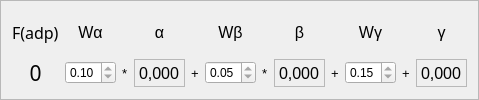
            <widget class="QFrame" name="frame_55">
             <property name="frameShape">
              <enum>QFrame::StyledPanel</enum>
             </property>
             <property name="frameShadow">
              <enum>QFrame::Raised</enum>
             </property>
             <layout class="QGridLayout" name="gridLayout_45">
              <item row="1" column="6">
               <widget class="QLabel" name="label_96">
                <property name="font">
                 <font>
                  <pointsize>10</pointsize>
                 </font>
                </property>
                <property name="text">
                 <string>*</string>
                </property>
               </widget>
              </item>
              <item row="1" column="5">
               <widget class="QDoubleSpinBox" name="betaWeight_doubleSpinBox_2">
                <property name="frame">
                 <bool>true</bool>
                </property>
                <property name="readOnly">
                 <bool>true</bool>
                </property>
                <property name="maximum">
                 <double>1.000000000000000</double>
                </property>
                <property name="singleStep">
                 <double>0.010000000000000</double>
                </property>
                <property name="value">
                 <double>0.050000000000000</double>
                </property>
               </widget>
              </item>
              <item row="1" column="1">
               <widget class="QDoubleSpinBox" name="alfaWeight_doubleSpinBox_2">
                <property name="readOnly">
                 <bool>true</bool>
                </property>
                <property name="maximum">
                 <double>1.000000000000000</double>
                </property>
                <property name="singleStep">
                 <double>0.010000000000000</double>
                </property>
                <property name="value">
                 <double>0.100000000000000</double>
                </property>
               </widget>
              </item>
              <item row="1" column="2">
               <widget class="QLabel" name="label_93">
                <property name="font">
                 <font>
                  <pointsize>10</pointsize>
                 </font>
                </property>
                <property name="text">
                 <string>*</string>
                </property>
               </widget>
              </item>
              <item row="0" column="10">
               <widget class="QLabel" name="label_91">
                <property name="font">
                 <font>
                  <pointsize>12</pointsize>
                 </font>
                </property>
                <property name="text">
                 <string>Wγ</string>
                </property>
                <property name="alignment">
                 <set>Qt::AlignCenter</set>
                </property>
               </widget>
              </item>
              <item row="0" column="7">
               <widget class="QLabel" name="label_87">
                <property name="font">
                 <font>
                  <pointsize>12</pointsize>
                 </font>
                </property>
                <property name="text">
                 <string>β</string>
                </property>
                <property name="alignment">
                 <set>Qt::AlignCenter</set>
                </property>
               </widget>
              </item>
              <item row="1" column="3">
               <widget class="QLabel" name="label_89">
                <property name="minimumSize">
                 <size>
                  <width>51</width>
                  <height>28</height>
                 </size>
                </property>
                <property name="maximumSize">
                 <size>
                  <width>51</width>
                  <height>28</height>
                 </size>
                </property>
                <property name="font">
                 <font>
                  <family>Ubuntu</family>
                  <pointsize>12</pointsize>
                 </font>
                </property>
                <property name="frameShape">
                 <enum>QFrame::StyledPanel</enum>
                </property>
                <property name="text">
                 <string>0,000</string>
                </property>
               </widget>
              </item>
              <item row="0" column="3">
               <widget class="QLabel" name="label_94">
                <property name="font">
                 <font>
                  <pointsize>12</pointsize>
                 </font>
                </property>
                <property name="text">
                 <string>α</string>
                </property>
                <property name="alignment">
                 <set>Qt::AlignCenter</set>
                </property>
               </widget>
              </item>
              <item row="1" column="8">
               <widget class="QLabel" name="label_97">
                <property name="font">
                 <font>
                  <pointsize>10</pointsize>
                 </font>
                </property>
                <property name="text">
                 <string>+</string>
                </property>
               </widget>
              </item>
              <item row="0" column="5">
               <widget class="QLabel" name="label_85">
                <property name="font">
                 <font>
                  <pointsize>12</pointsize>
                 </font>
                </property>
                <property name="text">
                 <string>Wβ</string>
                </property>
                <property name="alignment">
                 <set>Qt::AlignCenter</set>
                </property>
               </widget>
              </item>
              <item row="1" column="10">
               <widget class="QDoubleSpinBox" name="gamaWeight_doubleSpinBox_2">
                <property name="readOnly">
                 <bool>true</bool>
                </property>
                <property name="maximum">
                 <double>1.000000000000000</double>
                </property>
                <property name="singleStep">
                 <double>0.000000000000000</double>
                </property>
                <property name="value">
                 <double>0.150000000000000</double>
                </property>
               </widget>
              </item>
              <item row="1" column="0">
               <widget class="QLabel" name="run_fadp_result">
                <property name="font">
                 <font>
                  <family>Abyssinica SIL</family>
                  <pointsize>16</pointsize>
                 </font>
                </property>
                <property name="text">
                 <string>0</string>
                </property>
                <property name="alignment">
                 <set>Qt::AlignCenter</set>
                </property>
               </widget>
              </item>
              <item row="1" column="7">
               <widget class="QLabel" name="label_95">
                <property name="minimumSize">
                 <size>
                  <width>51</width>
                  <height>28</height>
                 </size>
                </property>
                <property name="maximumSize">
                 <size>
                  <width>51</width>
                  <height>28</height>
                 </size>
                </property>
                <property name="font">
                 <font>
                  <family>Ubuntu</family>
                  <pointsize>12</pointsize>
                 </font>
                </property>
                <property name="frameShape">
                 <enum>QFrame::StyledPanel</enum>
                </property>
                <property name="text">
                 <string>0,000</string>
                </property>
               </widget>
              </item>
              <item row="0" column="1">
               <widget class="QLabel" name="label_90">
                <property name="font">
                 <font>
                  <pointsize>12</pointsize>
                 </font>
                </property>
                <property name="text">
                 <string>Wα</string>
                </property>
                <property name="alignment">
                 <set>Qt::AlignCenter</set>
                </property>
               </widget>
              </item>
              <item row="1" column="4">
               <widget class="QLabel" name="label_92">
                <property name="font">
                 <font>
                  <pointsize>10</pointsize>
                 </font>
                </property>
                <property name="text">
                 <string>+</string>
                </property>
               </widget>
              </item>
              <item row="1" column="12">
               <widget class="QLabel" name="label_99">
                <property name="font">
                 <font>
                  <pointsize>10</pointsize>
                 </font>
                </property>
                <property name="text">
                 <string>+</string>
                </property>
               </widget>
              </item>
              <item row="1" column="13">
               <widget class="QLabel" name="label_98">
                <property name="minimumSize">
                 <size>
                  <width>51</width>
                  <height>28</height>
                 </size>
                </property>
                <property name="maximumSize">
                 <size>
                  <width>51</width>
                  <height>28</height>
                 </size>
                </property>
                <property name="font">
                 <font>
                  <family>Ubuntu</family>
                  <pointsize>12</pointsize>
                 </font>
                </property>
                <property name="frameShape">
                 <enum>QFrame::StyledPanel</enum>
                </property>
                <property name="text">
                 <string>0,000</string>
                </property>
               </widget>
              </item>
              <item row="0" column="13">
               <widget class="QLabel" name="label_86">
                <property name="font">
                 <font>
                  <pointsize>12</pointsize>
                 </font>
                </property>
                <property name="text">
                 <string>γ</string>
                </property>
                <property name="alignment">
                 <set>Qt::AlignCenter</set>
                </property>
               </widget>
              </item>
              <item row="0" column="0">
               <widget class="QLabel" name="label_100">
                <property name="font">
                 <font>
                  <family>Abyssinica SIL</family>
                  <pointsize>12</pointsize>
                 </font>
                </property>
                <property name="text">
                 <string>F(adp)</string>
                </property>
               </widget>
              </item>
             </layout>
            </widget>
